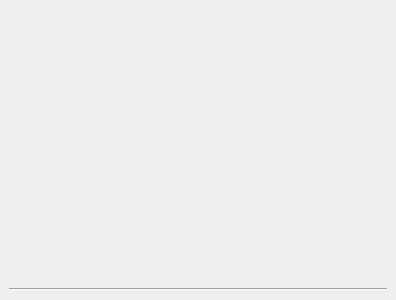
  <widget class="QDockWidget" name="dockWidget_solutionPlot">
   <property name="minimumSize">
    <size>
     <width>396</width>
     <height>300</height>
    </size>
   </property>
   <property name="features">
    <set>QDockWidget::DockWidgetFloatable|QDockWidget::DockWidgetMovable</set>
   </property>
   <property name="windowTitle">
    <string>Solution plot</string>
   </property>
   <attribute name="dockWidgetArea">
    <number>2</number>
   </attribute>
   <widget class="QWidget" name="dockWidgetContents">
    <layout class="QVBoxLayout" name="verticalLayout_6">
     <item>
      <widget class="QStackedWidget" name="stackedWidget_solutionPlot">
       <widget class="QWidget" name="noSolution">
        <layout class="QHBoxLayout" name="horizontalLayout_13">
         <item>
          <widget class="QLabel" name="label_logoMSL_large">
           <property name="sizePolicy">
            <sizepolicy hsizetype="Preferred" vsizetype="Preferred">
             <horstretch>0</horstretch>
             <verstretch>0</verstretch>
            </sizepolicy>
           </property>
           <property name="maximumSize">
            <size>
             <width>240</width>
             <height>64</height>
            </size>
           </property>
           <property name="pixmap">
            <pixmap resource="../resources/resources.qrc">:/icons/Logo-Marburg-Software-Library.png</pixmap>
           </property>
           <property name="scaledContents">
            <bool>true</bool>
           </property>
          </widget>
         </item>
        </layout>
       </widget>
       <widget class="QWidget" name="page_4"/>
      </widget>
     </item>
     <item>
      <widget class="QLabel" name="label_samplePointsCount">
       <property name="font">
        <font>
         <pointsize>9</pointsize>
        </font>
       </property>
       <property name="alignment">
        <set>Qt::AlignRight|Qt::AlignTrailing|Qt::AlignVCenter</set>
       </property>
      </widget>
     </item>
     <item>
      <widget class="Line" name="line_6">
       <property name="orientation">
        <enum>Qt::Horizontal</enum>
       </property>
      </widget>
     </item>
    </layout>
   </widget>
  </widget>
